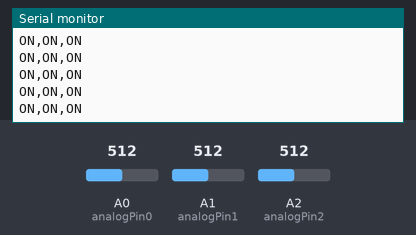
This sketch was run on a simulated Arduino Uno, built with avr-gcc and run on an emulated ATmega328P. On the bench: the last lines printed to the serial monitor. The test bench sets the inputs (shaded band); at power-on: A0 (analogPin0) = 512, A1 (analogPin1) = 512, A2 (analogPin2) = 512.

Above: at 1.2 s.
1.3 s: A0 (analogPin0) set to 610
At 2.0 s:
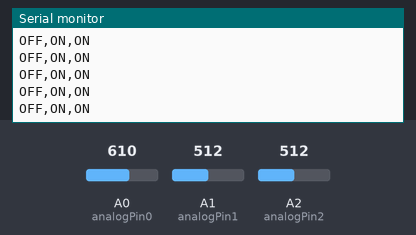
3.2 s: A1 (analogPin1) set to 610
At 3.8 s:
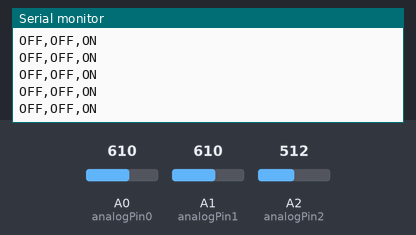
5.1 s: A2 (analogPin2) set to 610
At 5.7 s:
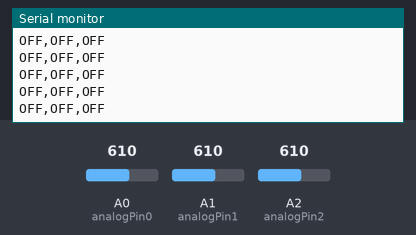
7.0 s: A0 (analogPin0) set to 590
At 7.6 s:
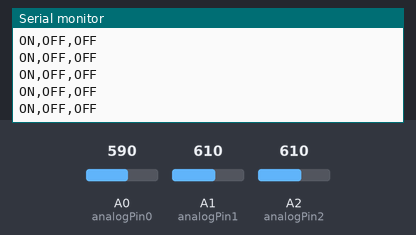
8.9 s: A1 (analogPin1) set to 590
At 9.8 s:
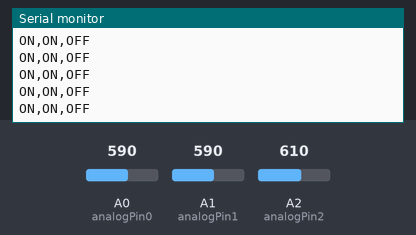
10.8 s: A2 (analogPin2) set to 590
At 11.7 s:
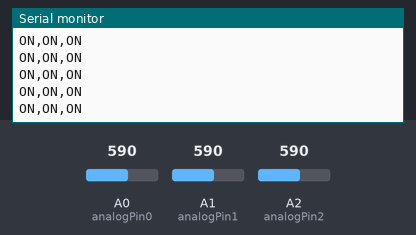

The sketch:

musicplayer.ino
```cpp
int analogPin0 = 0;     // potentiometer wiper (middle terminal) connected to analog pin 0
int analogPin1 = 1;     // potentiometer wiper (middle terminal) connected to analog pin 1
int analogPin2 = 2;     // potentiometer wiper (middle terminal) connected to analog pin 2
                       // outside leads to ground and +5V
float val[] ={0,0,0};           // variable to store the value read
int threshold=600;
void setup()
{
  Serial.begin(9600);              //  setup serial
}
//ON means sound is ON.
void loop()
{
  val[0] = analogRead(analogPin0);     // read the input pin
  val[1] = analogRead(analogPin1);     // read the input pin
  val[2] = analogRead(analogPin2);     // read the input pin
  //Serial.print(val[0],DEC); //Check value for sensor since it isn't reading anything
  //Serial.print(val[1],DEC);
  if (val[0] > threshold)
{
  Serial.print("OFF");
  Serial.print(",");
}
  if (val[0] < threshold)
{
  Serial.print("ON");
  Serial.print(",");
}
  if (val[1] > threshold)
{
  Serial.print("OFF");
  Serial.print(",");
}
  if (val[1] < threshold)
{
  Serial.print("ON");
  Serial.print(",");
}
  if (val[2] > threshold)
{
  Serial.println("OFF");
}
  if (val[2] < threshold)
{
  Serial.println("ON");
}


//  Serial.print(val[0]);
//  Serial.print(",");
//  Serial.print(val[1]);
//  Serial.print(",");
//  Serial.println(val[2]);
//
  /*
  if (val > 850)
  {
    Serial.println("ON");
  }
  if (val < 850)
  {
    Serial.println("OFF");
  }
  */
}
```

Measured:
- after the input at 1.3 s, the serial monitor: prints a new line after 0.07 s (image 1)
- after the input at 3.2 s, the serial monitor: prints a new line after 0.07 s (image 2)
- after the input at 5.1 s, the serial monitor: prints a new line after 0.07 s (image 3)
- after the input at 7.0 s, the serial monitor: prints a new line after 0.08 s (image 4)
- after the input at 8.9 s, the serial monitor: prints a new line after 0.07 s (image 5)
- after the input at 10.8 s, the serial monitor: prints a new line after 0.07 s (image 6)
